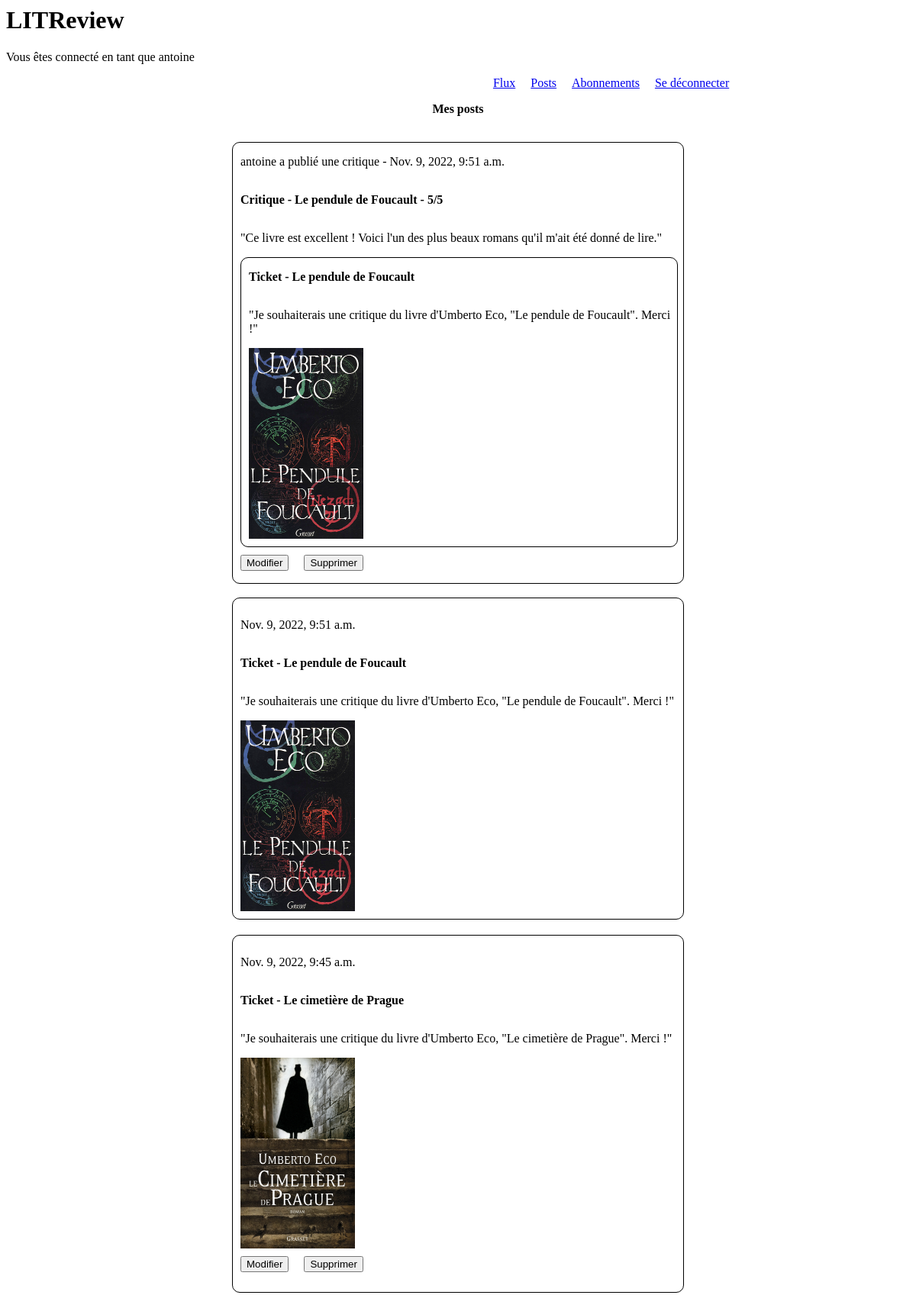
Page /posts/ (signed in) on the committed database.
### litreviewapp/models.py (models this page shows)
class User(AbstractUser):
    pass

class Review(models.Model):
    ticket = models.ForeignKey(to=Ticket, on_delete=models.CASCADE)
    rating = models.IntegerField(validators=[MinValueValidator(0), MaxValueValidator(5)])
    headline = models.CharField(max_length=128)
    body = models.CharField(max_length=8192, blank=True)
    user = models.ForeignKey(to=settings.AUTH_USER_MODEL, on_delete=models.CASCADE)
    time_created = models.DateTimeField(auto_now_add=True)

class Ticket(models.Model):
    title = models.CharField(max_length=128)
    description = models.TextField(max_length=2048, blank=True)
    user = models.ForeignKey(to=settings.AUTH_USER_MODEL, on_delete=models.CASCADE)
    image = models.ImageField(upload_to='images', blank=True, null=True)
    time_created = models.DateTimeField(auto_now_add=True)

### litreviewapp/views.py (the view)
# urls.py: path("posts/", litreviewapp.views.user_posts, name="posts"),
@login_required
def user_posts(request):
    tickets_review = Ticket.objects.filter(user=request.user, review__isnull=False)
    tickets_no_review = Ticket.objects.filter(user=request.user, review__isnull=True)
    reviews = Review.objects.filter(user=request.user)
    posts_list_user = sorted(chain(tickets_review, tickets_no_review, reviews), key=lambda post: post.time_created, reverse=True)
    return render(request, 'posts.html', context = {'posts_list_user': posts_list_user, 'tickets_no_review': tickets_no_review})

### litreviewapp/templates/posts.html (shortened to what this page needs)
{% extends 'base.html' %}
{% block content %}
    <p id="posts-title">Mes posts</p>
    <br>
    {% if posts_list_user %}
      {% for post in posts_list_user %}
        {% if post.rating %}
        <div id="review">
          <div id="review-top">
            <p> {{ post.user }} a publié une critique - {{ post.time_created }}</p>
            <p id="title-review">{{ post.headline }} - {{ post.rating }}/5</p>
            <p>"{{ post.body }}"</p>
          </div>
          <div id="review-bottom">
            <p id="title-ticket">{{ post.ticket.title }}</p>
            <p>"{{post.ticket.description}}"</p>
            {% if post.ticket.image %}
            <img src="{{ post.ticket.image.url }}" alt="{{ post.ticket.title }}" width=150 height=250>
            {% endif %}
          </div>
          <div id="button-review-container">
          <form action="{% url 'modifyreview' pk=post.pk %}" method="post">
            <button type="submit" >Modifier</button>
          </form>
          <form action="{% url 'deletereview' pk=post.pk %}" method="post">
            <button type="submit" >Supprimer</button>
          </form>
          </div>
        </div><br>
        {% endif %}
        {% if post.title %}
        <div id="ticket">
          <p>{{ post.time_created }}</p>
          <p id="title-ticket">{{ post.title }}</p>
          <p>"{{ post.description }}"</p>
          {% if post.image %}
          <img src="{{ post.image.url }}" alt="{{ post.title }}" width=150 height=250>
          {% endif %}
          {% if post in tickets_no_review %}
          <div id="button-ticket-container">
          <form action="{% url 'modifyticket' pk=post.pk %}" method="post">
            <button type="submit" >Modifier</button>
          </form>
          <form action="{% url 'deleteticket' pk=post.pk %}"  method="post">
            <button type="submit" >Supprimer</button>
          </form>
          </div>
          {% endif %}
        </div>
        {% endif %}
      {% endfor %}
    {% endif %}
{% endblock content %}

### litreviewapp/templates/base.html (shortened to what this page needs)
{% load static %}
<html>
<link rel="stylesheet" href="{% static 'style.css' %}">
<head>
</head>
<body>
    <h1>LITReview</h1>
    {%  if user.is_authenticated %}
      <p>Vous êtes connecté en tant que {{ request.user }}</p>
      {% include 'navbar.html' %}
    {% endif %}
    {% block content %}{% endblock content %}
</body>
</html>

### litreviewapp/static/style.css (style rules this page uses)
#review { margin-right: 25%; margin-left: 25%; border: solid 1px; border-radius: 10px; }
#review, #review-top, #review-bottom { display: flex; flex-direction: column; align-items: left; justify-content: center; }
#ticket { display: flex; flex-direction: column; align-items: left; justify-content: center; border: solid 1px; border-radius: 10px; margin-right: 25%; margin-left: 25%; margin-bottom: 20px; padding-left: 10px; padding-top: 10px; padding-bottom: 10px; }
#review-top { margin-left: 10px; }
#review-bottom { border: solid 1px; border-radius: 10px; margin-left: 10px; margin-bottom: 10px; width: 95%; padding-left: 10px; padding-bottom: 10px; }
#title-review { font-weight: bold; }
#title-ticket { font-weight: bold; }
#button-review-container { display: flex; flex-direction: row; gap: 20px; margin-left: 10px; }
#button-ticket-container { display: flex; flex-direction: row; gap: 20px; margin-top : 10px; }
#posts-title { font-weight: bold; text-align: center; }

### rows in the picture
User: user "antoine"
Review: user "antoine", time_created "Nov. 9, 2022, 9:51 a.m.", headline "Critique - Le pendule de Foucault", rating "5", body "Ce livre est excellent ! Voici l'un des plus beaux romans qu'il m'ait été donné de lire.", ticket "Ticket - Le pendule de Foucault", ticket.description "Je souhaiterais une critique du livre d'Umberto Eco, \"Le pendule de Foucault\". Merci !", ticket.image (picture)
Ticket: time_created "Nov. 9, 2022, 9:51 a.m.", title "Ticket - Le pendule de Foucault", description "Je souhaiterais une critique du livre d'Umberto Eco, \"Le pendule de Foucault\". Merci !", image (picture)
Ticket: time_created "Nov. 9, 2022, 9:45 a.m.", title "Ticket - Le cimetière de Prague", description "Je souhaiterais une critique du livre d'Umberto Eco, \"Le cimetière de Prague\". Merci !", image (picture), shows "Modifier"
